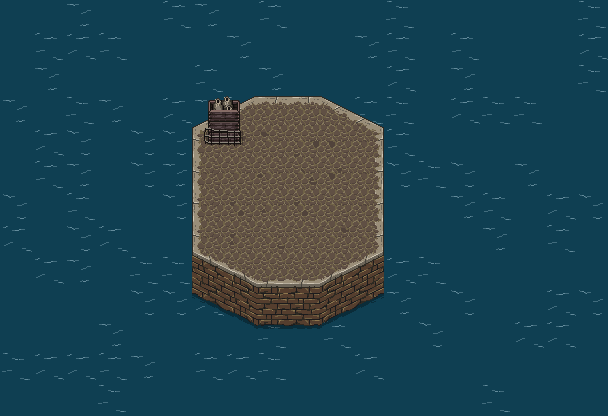

This is a level from a 2D game, rendered from its Tiled map with the project's own tilesets. A one-line summary and the map file follow, with tile-layer data summarised:
An orthogonal 19x13 tile map with 32x32 px tiles, 3 tile layers (Water, Ground, Decorations), 2 tilesets.

<map version="1.10" tiledversion="1.11.0" orientation="orthogonal" renderorder="right-down" width="19" height="13" tilewidth="32" tileheight="32" infinite="0" nextlayerid="4" nextobjectid="1">
 <tileset firstgid="1" source="../TSX/water.tsx" />
 <tileset firstgid="129" source="../TSX/Harbor.tsx" />
 <layer id="1" name="Water" width="19" height="13" locked="1">
  <properties>
  </properties>
  <data>[247 cells, 247 non-empty, 11 distinct tile ids]</data>
 </layer>
 <layer id="2" name="Ground" width="19" height="13" locked="1">
  <properties>
  </properties>
  <data>[247 cells, 46 non-empty, 46 distinct tile ids]</data>
 </layer>
 <layer id="3" name="Decorations" width="19" height="13" locked="1">
  <properties>
   <property name="solid" type="bool" value="true" />
  </properties>
  <data>[247 cells, 4 non-empty, 4 distinct tile ids]</data>
 </layer>
</map>
